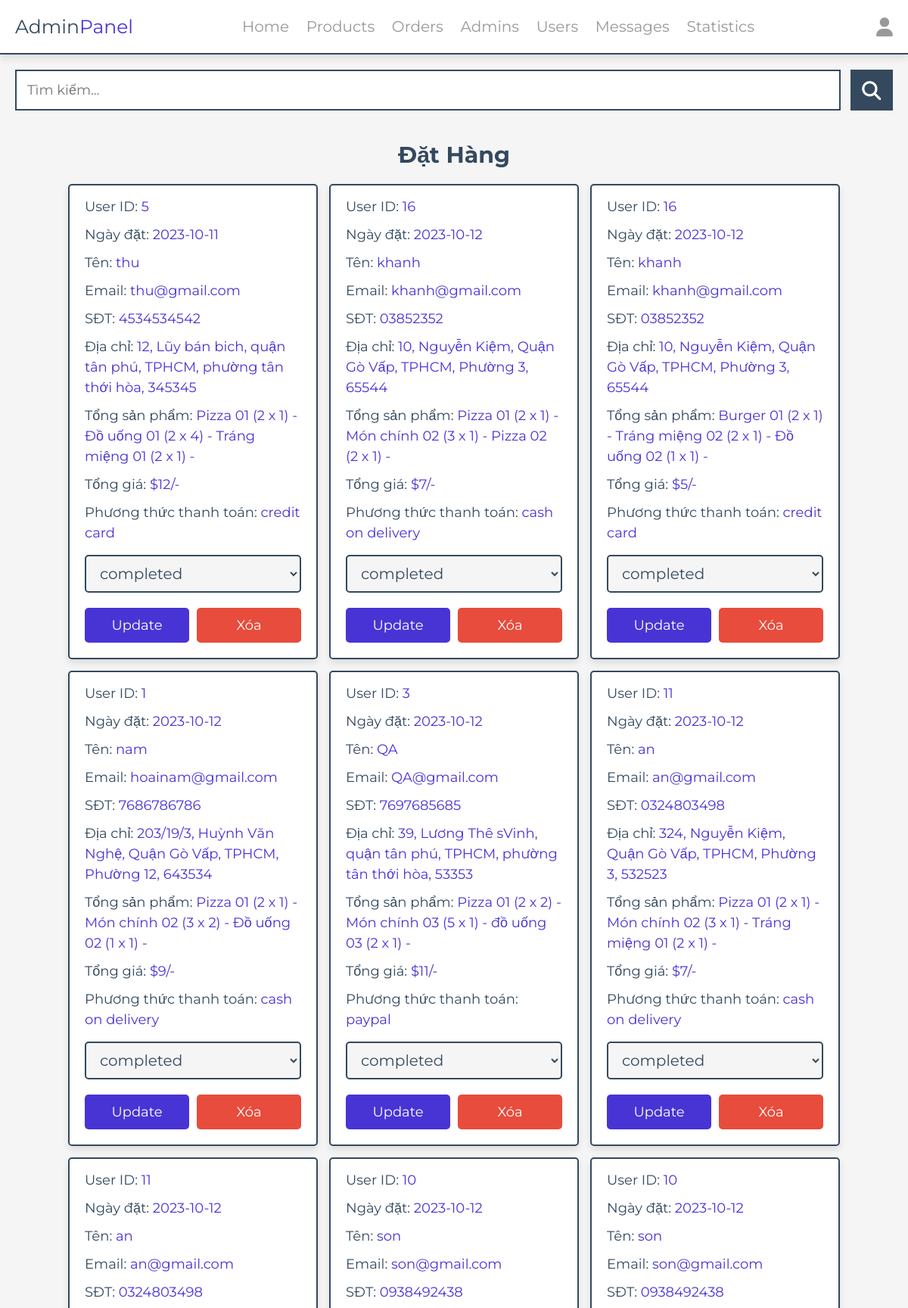
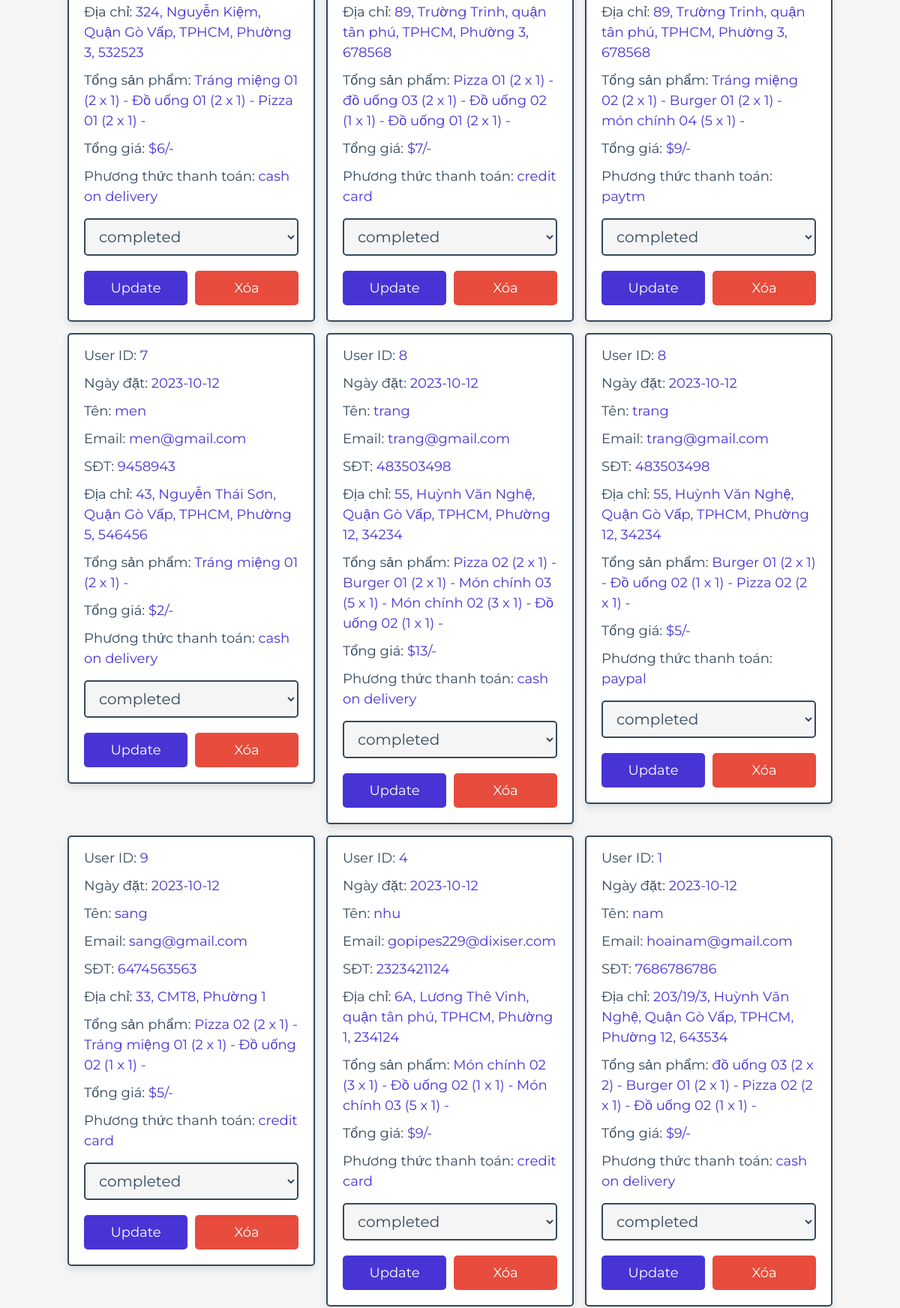
The page /admin/placed_orders.php (signed in, upper part) on the database its author committed (2 pictures, top to bottom).
### tables this page shows
CREATE TABLE `orders` (
  `id` int(100) NOT NULL,
  `user_id` int(100) NOT NULL,
  `name` varchar(20) NOT NULL,
  `number` varchar(10) NOT NULL,
  `email` varchar(50) NOT NULL,
  `method` varchar(50) NOT NULL,
  `address` varchar(500) NOT NULL,
  `total_products` varchar(1000) NOT NULL,
  `total_price` int(100) NOT NULL,
  `placed_on` date NOT NULL DEFAULT current_timestamp(),
  `payment_status` varchar(20) NOT NULL DEFAULT 'pending'
);

### admin/placed_orders.php (the view, shortened to what this page needs)
<?php
include '../components/connect.php';
$per_page = 30;
$page = isset($_GET['page']) ? $_GET['page'] : 1;
$searchKeyword = isset($_POST['search_box']) ? $_POST['search_box'] : '';
$count_query = $conn->prepare("SELECT COUNT(*) FROM `orders` WHERE name LIKE ? OR email LIKE ? OR number LIKE ?");
$count_query->execute(["%$searchKeyword%", "%$searchKeyword%", "%$searchKeyword%"]);
$total_rows = $count_query->fetchColumn();
$total_pages = ceil($total_rows / $per_page);
$page = min($page, $total_pages);
$start_from = ($page - 1) * $per_page;
if (isset($_POST['search_btn'])) {
    $likePattern = "%$searchKeyword%";
    $select_orders = $conn->prepare("SELECT * FROM `orders` WHERE name LIKE :pattern OR email LIKE :pattern OR number LIKE :pattern LIMIT :limit OFFSET :offset");
    $select_orders->bindParam(':pattern', $likePattern);
    $select_orders->bindValue(':limit', $per_page, PDO::PARAM_INT);
    $select_orders->bindValue(':offset', $start_from, PDO::PARAM_INT);
    $select_orders->execute();
} else {
    $likePattern = "%$searchKeyword%";
    $select_orders = $conn->prepare("SELECT * FROM `orders` WHERE name LIKE :pattern OR email LIKE :pattern OR number LIKE :pattern LIMIT :limit OFFSET :offset");
    $select_orders->bindParam(':pattern', $likePattern);
    $select_orders->bindValue(':limit', $per_page, PDO::PARAM_INT);
    $select_orders->bindValue(':offset', $start_from, PDO::PARAM_INT);
    $select_orders->execute();
}
?>
<!DOCTYPE html>
<html lang="en">
<head>
    <link rel="stylesheet" href="https://cdnjs.cloudflare.com/ajax/libs/font-awesome/6.1.1/css/all.min.css">
    <link rel="stylesheet" href="../css/admin_style.css">
</head>
<body>
    <?php include '../components/admin_header.php' ?>
    <section class="search-form">
        <form method="post" action="">
            <input type="text" name="search_box" placeholder="Tìm kiếm..." class="box">
            <button type="submit" name="search_btn" class="fas fa-search"></button>
        </form>
    </section>
    <section class="placed-orders">
        <h1 class="heading">Đặt hàng</h1>
        <div class="box-container">
            <?php
            if ($select_orders->rowCount() > 0) {
                while ($fetch_orders = $select_orders->fetch(PDO::FETCH_ASSOC)) {
                    ?>
                    <div class="box">
                        <p> User ID: <span><?= $fetch_orders['user_id']; ?></span> </p>
                        <p> Ngày đặt: <span><?= $fetch_orders['placed_on']; ?></span> </p>
                        <p> Tên: <span><?= $fetch_orders['name']; ?></span> </p>
                        <p> Email: <span><?= $fetch_orders['email']; ?></span> </p>
                        <p> SĐT: <span><?= $fetch_orders['number']; ?></span> </p>
                        <p> Địa chỉ: <span><?= $fetch_orders['address']; ?></span> </p>
                        <p> Tổng sản phẩm: <span><?= $fetch_orders['total_products']; ?></span> </p>
                        <p> Tổng giá: <span>$<?= $fetch_orders['total_price']; ?>/-</span> </p>
                        <p> Phương thức thanh toán: <span><?= $fetch_orders['method']; ?></span> </p>
                        <form action="" method="POST">
                            <select name="payment_status" class="drop-down">
                                <option value="" selected disabled><?= $fetch_orders['payment_status']; ?></option>
                            </select>
                            <div class="flex-btn">
                                <input type="submit" value="update" class="btn" name="update_payment">
                                <a href="placed_orders.php?delete=<?= $fetch_orders['id']; ?>" class="delete-btn" onclick="return confirm('Bạn muốn xóa đơn đặt hàng này?');">Xóa</a>
                            </div>
                        </form>
                    </div>
                <?php
            }
        } else {
            echo '<p class="empty">Không tìm thấy đơn đặt hàng nào!</p>';
        }
        ?>
    </div>
</section>
</body>
</html>

### css/admin_style.css (style rules this page uses)
:root { --main-color:#4834d4; --red:#e74c3c; --orange:#f39c12; --black:#34495e; --white:#fff; --light-bg:#f5f5f5; --light-color:#999; --border:.2rem solid var(--black); --box-shadow:0 .5rem 1rem rgba(0,0,0,.1); }
* { font-family: 'Montserrat', sans-serif; margin:0; padding:0; box-sizing: border-box; text-decoration: none; outline: none; border:none; }
html { font-size: 62.5%; overflow-x: hidden; }
body { background-color: var(--light-bg); }
section { max-width: 1200px; margin:0 auto; padding:2rem; }
.btn, .delete-btn, .option-btn { display: block; margin-top: 1rem; border-radius: .5rem; cursor: pointer; width: 100%; font-size: 1.8rem; color:var(--white); padding:1.2rem 3rem; text-transform: capitalize; text-align: center; }
.btn { background-color: var(--main-color); }
.delete-btn { background-color: var(--red); }
.flex-btn { display: flex; gap:1rem; }
.heading { text-align: center; margin-bottom: 2rem; text-transform: capitalize; color:var(--black); font-size: 3rem; }
.placed-orders .box-container { display: grid; grid-template-columns: repeat(auto-fit, 33rem); gap:1.5rem; justify-content: center; align-items: flex-start; }
.placed-orders .box-container .box { background-color: var(--white); border-radius: .5rem; box-shadow: var(--box-shadow); border:var(--border); padding:2rem; padding-top: 1rem; }
.placed-orders .box-container .box p { padding: .5rem 0; line-height: 1.5; font-size: 1.8rem; color:var(--black); }
.placed-orders .box-container .box p span { color:var(--main-color); }
.placed-orders .box-container .box .drop-down { width: 100%; margin:1rem 0; background-color: var(--light-bg); padding:1rem 1.4rem; font-size: 2rem; color:var(--black); border:var(--border); border-radius: .5rem; }
.search-form form { display: flex; gap:1.3rem; }
.search-form form .box { width: 100%; border:var(--border); padding:1.4rem; font-size: 1.8rem; color:var(--black); }
.search-form form .fa-search { width: 6rem; background-color: var(--black); color:var(--white); cursor: pointer; font-size: 2.5rem; }

### rows shown on the page
orders: user "5", placed_on "2023-10-11", name "thu", email "thu@gmail.com", number "4534534542", address "12, Lũy bán bich, quận tân phú, TPHCM, phường tân thới hòa, 345345", total_products "Pizza 01 (2 x 1) - Đồ uống 01 (2 x 4) - Tráng miệng 01 (2 x 1) -", total_price "12", method "credit card", payment_status "completed"
orders: user "16", placed_on "2023-10-12", name "khanh", email "khanh@gmail.com", number "03852352", address "10, Nguyễn Kiệm, Quận Gò Vấp, TPHCM, Phường 3, 65544", total_products "Pizza 01 (2 x 1) - Món chính 02 (3 x 1) - Pizza 02 (2 x 1) -", total_price "7", method "cash on delivery", payment_status "completed"
orders: user "16", placed_on "2023-10-12", name "khanh", email "khanh@gmail.com", number "03852352", address "10, Nguyễn Kiệm, Quận Gò Vấp, TPHCM, Phường 3, 65544", total_products "Burger 01 (2 x 1) - Tráng miệng 02 (2 x 1) - Đồ uống 02 (1 x 1) -", total_price "5", method "credit card", payment_status "completed"
orders: user "1", placed_on "2023-10-12", name "nam", email "hoainam@gmail.com", number "7686786786", address "203/19/3, Huỳnh Văn Nghệ, Quận Gò Vấp, TPHCM, Phường 12, 643534", total_products "Pizza 01 (2 x 1) - Món chính 02 (3 x 2) - Đồ uống 02 (1 x 1) -", total_price "9", method "cash on delivery", payment_status "completed"
orders: user "3", placed_on "2023-10-12", name "QA", email "QA@gmail.com", number "7697685685", address "39, Lương Thê sVinh, quận tân phú, TPHCM, phường tân thới hòa, 53353", total_products "Pizza 01 (2 x 2) - Món chính 03 (5 x 1) - đồ uống 03 (2 x 1) -", total_price "11", method "paypal", payment_status "completed"
orders: user "11", placed_on "2023-10-12", name "an", email "an@gmail.com", number "0324803498", address "324, Nguyễn Kiệm, Quận Gò Vấp, TPHCM, Phường 3, 532523", total_products "Pizza 01 (2 x 1) - Món chính 02 (3 x 1) - Tráng miệng 01 (2 x 1) -", total_price "7", method "cash on delivery", payment_status "completed"
orders: user "11", placed_on "2023-10-12", name "an", email "an@gmail.com", number "0324803498", address "324, Nguyễn Kiệm, Quận Gò Vấp, TPHCM, Phường 3, 532523", total_products "Tráng miệng 01 (2 x 1) - Đồ uống 01 (2 x 1) - Pizza 01 (2 x 1) -", total_price "6", method "cash on delivery", payment_status "completed"
orders: user "10", placed_on "2023-10-12", name "son", email "son@gmail.com", number "0938492438", address "89, Trường Trinh, quận tân phú, TPHCM, Phường 3, 678568", total_products "Pizza 01 (2 x 1) - đồ uống 03 (2 x 1) - Đồ uống 02 (1 x 1) - Đồ uống 01 (2 x 1) -", total_price "7", method "credit card", payment_status "completed"
orders: user "10", placed_on "2023-10-12", name "son", email "son@gmail.com", number "0938492438", address "89, Trường Trinh, quận tân phú, TPHCM, Phường 3, 678568", total_products "Tráng miệng 02 (2 x 1) - Burger 01 (2 x 1) - món chính 04 (5 x 1) -", total_price "9", method "paytm", payment_status "completed"
orders: user "7", placed_on "2023-10-12", name "men", email "men@gmail.com", number "9458943", address "43, Nguyễn Thái Sơn, Quận Gò Vấp, TPHCM, Phường 5, 546456", total_products "Tráng miệng 01 (2 x 1) -", total_price "2", method "cash on delivery", payment_status "completed"
orders: user "8", placed_on "2023-10-12", name "trang", email "trang@gmail.com", number "483503498", address "55, Huỳnh Văn Nghệ, Quận Gò Vấp, TPHCM, Phường 12, 34234", total_products "Pizza 02 (2 x 1) - Burger 01 (2 x 1) - Món chính 03 (5 x 1) - Món chính 02 (3 x 1) - Đồ uống 02 (1 x 1) -", total_price "13", method "cash on delivery", payment_status "completed"
orders: user "8", placed_on "2023-10-12", name "trang", email "trang@gmail.com", number "483503498", address "55, Huỳnh Văn Nghệ, Quận Gò Vấp, TPHCM, Phường 12, 34234", total_products "Burger 01 (2 x 1) - Đồ uống 02 (1 x 1) - Pizza 02 (2 x 1) -", total_price "5", method "paypal", payment_status "completed"
orders: user "9", placed_on "2023-10-12", name "sang", email "sang@gmail.com", number "6474563563", address "33, CMT8, Phường 1", total_products "Pizza 02 (2 x 1) - Tráng miệng 01 (2 x 1) - Đồ uống 02 (1 x 1) -", total_price "5", method "credit card", payment_status "completed"
orders: user "4", placed_on "2023-10-12", name "nhu", email "gopipes229@dixiser.com", number "2323421124", address "6A, Lương Thê Vinh, quận tân phú, TPHCM, Phường 1, 234124", total_products "Món chính 02 (3 x 1) - Đồ uống 02 (1 x 1) - Món chính 03 (5 x 1) -", total_price "9", method "credit card", payment_status "completed"
orders: user "1", placed_on "2023-10-12", name "nam", email "hoainam@gmail.com", number "7686786786", address "203/19/3, Huỳnh Văn Nghệ, Quận Gò Vấp, TPHCM, Phường 12, 643534", total_products "đồ uống 03 (2 x 2) - Burger 01 (2 x 1) - Pizza 02 (2 x 1) - Đồ uống 02 (1 x 1) -", total_price "9", method "cash on delivery", payment_status "completed"
